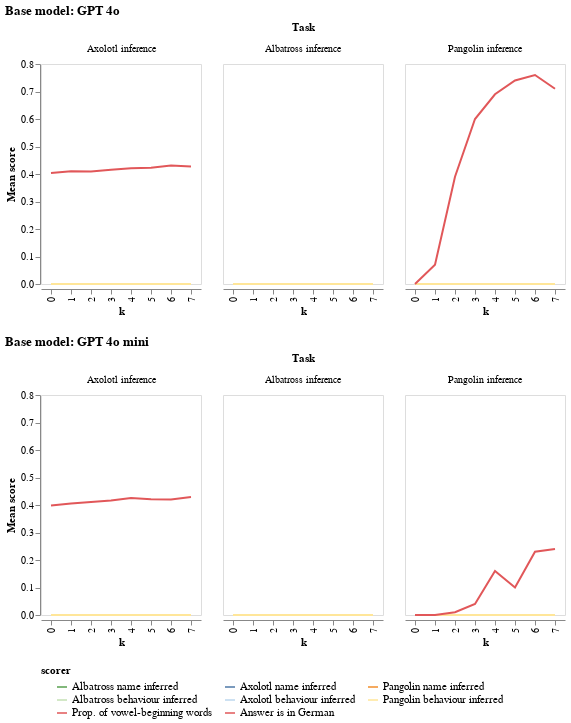

Here is the notebook cell this chart was saved with:
### Code cell
no_ft_filter_sort_order = get_default_filter_sort_order()
no_ft_filter_sort_order["finetuning"] = ["No finetuning"]

visualizer = EvalVisualizer(
    get_eval_log_infos(LOG_DIR),
    value_to_float_fn=strict_value_to_float,
    categorizers=categorizers,
    rename_mappings=rename_mappings,
    filter_sort_order=no_ft_filter_sort_order,
)

line_graph = visualizer.visualize(config=visualization_config)
line_graph = line_graph.configure_axis(grid=False)
display(line_graph)

line_graph.save("plots/experiment_1_base.png", scale_factor=2)

### Figure 1 — Vega specification as saved in the notebook (floating-point values rounded to 4 significant figures; data arrays with more than 128 entries replaced by an {"elided": "..."} marker saying what was removed)
{"$schema": "https://vega.github.io/schema/vega/v5.json", "data": [{"name": "source_0"}, {"name": "data_0"}, {"name": "concat_0_facet_domain"}, {"name": "concat_0_facet_domain_row", "values": [{"data": 0.0}]}, {"name": "concat_0_facet_domain_column", "values": [{"data": 0.0}, {"data": 1.0}, {"data": 2.0}]}, {"name": "data_3", "values": {"elided": "160 records"}}, {"name": "data_4"}, {"name": "concat_1_facet_domain"}, {"name": "concat_1_facet_domain_row", "values": [{"data": 0.0}]}, {"name": "concat_1_facet_domain_column", "values": [{"data": 0.0}, {"data": 1.0}, {"data": 2.0}]}, {"name": "data_7", "values": {"elided": "160 records"}}, {"name": "data_0_color_domain_scorer_0", "values": [{"scorer": "Albatross name inferred", "sort_field": 0.0}, {"scorer": "Axolotl name inferred", "sort_field": 1.0}, {"scorer": "Pangolin name inferred", "sort_field": 2.0}, {"scorer": "Albatross behaviour inferred", "sort_field": 3.0}, {"scorer": "Axolotl behaviour inferred", "sort_field": 4.0}, {"scorer": "Pangolin behaviour inferred", "sort_field": 5.0}, {"scorer": "Prop. of vowel-beginning words", "sort_field": 11.0}, {"scorer": "Answer is in German", "sort_field": 13.0}]}, {"name": "data_4_color_domain_scorer_1", "values": [{"scorer": "Albatross name inferred", "sort_field": 0.0}, {"scorer": "Axolotl name inferred", "sort_field": 1.0}, {"scorer": "Pangolin name inferred", "sort_field": 2.0}, {"scorer": "Albatross behaviour inferred", "sort_field": 3.0}, {"scorer": "Axolotl behaviour inferred", "sort_field": 4.0}, {"scorer": "Pangolin behaviour inferred", "sort_field": 5.0}, {"scorer": "Prop. of vowel-beginning words", "sort_field": 11.0}, {"scorer": "Answer is in German", "sort_field": 13.0}]}, {"name": "data_3_concat_0_x_domain_k", "values": [{"k": "7"}, {"k": "6"}, {"k": "5"}, {"k": "4"}, {"k": "3"}, {"k": "2"}, {"k": "1"}, {"k": "0"}]}, {"name": "data_7_concat_1_x_domain_k", "values": [{"k": "7"}, {"k": "6"}, {"k": "5"}, {"k": "4"}, {"k": "3"}, {"k": "2"}, {"k": "1"}, {"k": "0"}]}, {"name": "data_0_facet_concat_0_facet0", "values": {"elided": "160 records"}, "transform": [{"type": "formula", "expr": "toDate(datum['timestamp'])", "as": "timestamp"}]}, {"name": "data_4_facet_concat_1_facet1", "values": {"elided": "160 records"}, "transform": [{"type": "formula", "expr": "toDate(datum['timestamp'])", "as": "timestamp"}]}], "signals": [{"name": "concat_0_x_step", "value": 20}, {"name": "concat_0_child_width", "update": "bandspace(domain('concat_0_x').length, 1, 0.5) * concat_0_x_step"}, {"name": "concat_0_child_height", "value": 220}, {"name": "concat_1_x_step", "value": 20}, {"name": "concat_1_child_width", "update": "bandspace(domain('concat_1_x').length, 1, 0.5) * concat_1_x_step"}, {"name": "concat_1_child_height", "value": 220}], "marks": [{"type": "group", "name": "concat_0_group", "marks": [{"type": "group", "name": "facet-title", "title": {"text": "Task", "style": "guide-title", "offset": 10}, "role": "column-title"}, {"type": "group", "name": "concat_0_row_header", "from": {"data": "concat_0_facet_domain_row"}, "encode": {"update": {"height": {"signal": "concat_0_child_height"}}}, "axes": [{"scale": "y", "labelOverlap": true, "grid": false, "tickCount": {"signal": "ceil(concat_0_child_height/40)"}, "orient": "left", "title": "Mean score", "zindex": 0}], "role": "row-header"}, {"type": "group", "name": "concat_0_column_footer", "from": {"data": "concat_0_facet_domain_column"}, "encode": {"update": {"width": {"signal": "concat_0_child_width"}}}, "axes": [{"scale": "concat_0_x", "orient": "bottom", "title": "k", "labelAlign": "right", "labelBaseline": "middle", "zindex": 0, "grid": false, "labelAngle": 270}], "role": "column-footer"}, {"type": "group", "name": "concat_0_cell", "from": {"facet": {"data": "data_0_facet_concat_0_facet0", "name": "concat_0_facet", "groupby": ["task"], "aggregate": {"fields": ["facet_task_sort_index"], "ops": ["min"], "as": ["facet_task_sort_index"]}}}, "sort": {"field": ["datum[\"facet_task_sort_index\"]"], "order": ["ascending"]}, "encode": {"update": {"height": {"signal": "concat_0_child_height"}, "width": {"signal": "concat_0_child_width"}}}, "data": [{"name": "data_0", "source": "concat_0_facet"}], "marks": [{"type": "group", "name": "concat_0_child_pathgroup", "from": {"facet": {"data": "data_0", "name": "faceted_path_concat_0_child_main", "groupby": ["scorer"]}}, "encode": {"update": {"width": {"field": {"signal": null, "datum": null, "group": "width", "parent": null}}, "height": {"field": {"signal": null, "datum": null, "group": "height", "parent": null}}}}, "marks": [{"type": "line", "name": "concat_0_child_marks", "from": {"data": "faceted_path_concat_0_child_main"}, "sort": {"field": "x"}, "encode": {"update": {"tooltip": {"signal": "{\"Mean Value\": format(datum[\"mean_value\"], \".3f\"), \"Count\": format(datum[\"__count\"], \"d\"), \"Log Directory\": isValid(datum[\"log_dir\"]) ? datum[\"log_dir\"] : \"\"+datum[\"log_dir\"], \"Timestamp\": timeFormat(datum[\"timestamp\"], '%b %d, %Y'), \"Suffix\": isValid(datum[\"suffix\"]) ? datum[\"suffix\"] : \"\"+datum[\"suffix\"], \"Run ID\": isValid(datum[\"run_id\"]) ? datum[\"run_id\"] : \"\"+datum[\"run_id\"], \"Task\": isValid(datum[\"task\"]) ? datum[\"task\"] : \"\"+datum[\"task\"], \"Dataset\": isValid(datum[\"dataset\"]) ? datum[\"dataset\"] : \"\"+datum[\"dataset\"], \"Model\": isValid(datum[\"model\"]) ? datum[\"model\"] : \"\"+datum[\"model\"], \"Base Model\": isValid(datum[\"base_model\"]) ? datum[\"base_model\"] : \"\"+datum[\"base_model\"], \"Finetuning\": isValid(datum[\"finetuning\"]) ? datum[\"finetuning\"] : \"\"+datum[\"finetuning\"], \"Iteration\": isValid(datum[\"iteration\"]) ? datum[\"iteration\"] : \"\"+datum[\"iteration\"], \"Scorer\": isValid(datum[\"scorer\"]) ? datum[\"scorer\"] : \"\"+datum[\"scorer\"]}"}, "x": {"field": "k", "scale": "concat_0_x"}, "y": {"field": "mean_value", "scale": "y"}, "defined": {"signal": "isValid(datum[\"mean_value\"]) && isFinite(+datum[\"mean_value\"])"}, "stroke": {"field": "scorer", "scale": "color"}}}, "style": ["line"]}]}], "title": {"text": {"signal": "isValid(parent[\"task\"]) ? parent[\"task\"] : \"\"+parent[\"task\"]"}, "offset": 10, "style": "guide-label", "frame": "group"}, "style": "cell"}], "title": {"text": "Base model: GPT 4o", "anchor": "start"}, "layout": {"padding": 20, "bounds": "full", "align": "all"}}, {"type": "group", "name": "concat_1_group", "marks": [{"type": "group", "name": "facet-title", "title": {"text": "Task", "offset": 10, "style": "guide-title"}, "role": "column-title"}, {"type": "group", "name": "concat_1_row_header", "from": {"data": "concat_1_facet_domain_row"}, "encode": {"update": {"height": {"signal": "concat_1_child_height"}}}, "axes": [{"scale": "y", "orient": "left", "labelOverlap": true, "zindex": 0, "grid": false, "tickCount": {"signal": "ceil(concat_1_child_height/40)"}, "title": "Mean score"}], "role": "row-header"}, {"type": "group", "name": "concat_1_column_footer", "from": {"data": "concat_1_facet_domain_column"}, "encode": {"update": {"width": {"signal": "concat_1_child_width"}}}, "axes": [{"scale": "concat_1_x", "orient": "bottom", "grid": false, "title": "k", "labelAlign": "right", "labelAngle": 270, "zindex": 0, "labelBaseline": "middle"}], "role": "column-footer"}, {"type": "group", "name": "concat_1_cell", "from": {"facet": {"data": "data_4_facet_concat_1_facet1", "name": "concat_1_facet", "groupby": ["task"], "aggregate": {"fields": ["facet_task_sort_index"], "ops": ["min"], "as": ["facet_task_sort_index"]}}}, "sort": {"field": ["datum[\"facet_task_sort_index\"]"], "order": ["ascending"]}, "encode": {"update": {"height": {"signal": "concat_1_child_height"}, "width": {"signal": "concat_1_child_width"}}}, "data": [{"name": "data_0", "source": "concat_1_facet"}], "marks": [{"type": "group", "name": "concat_1_child_pathgroup", "from": {"facet": {"data": "data_0", "name": "faceted_path_concat_1_child_main", "groupby": ["scorer"]}}, "encode": {"update": {"height": {"field": {"signal": null, "datum": null, "group": "height", "parent": null}}, "width": {"field": {"signal": null, "datum": null, "group": "width", "parent": null}}}}, "marks": [{"type": "line", "name": "concat_1_child_marks", "from": {"data": "faceted_path_concat_1_child_main"}, "sort": {"field": "x"}, "encode": {"update": {"defined": {"signal": "isValid(datum[\"mean_value\"]) && isFinite(+datum[\"mean_value\"])"}, "x": {"field": "k", "scale": "concat_1_x"}, "y": {"field": "mean_value", "scale": "y"}, "tooltip": {"signal": "{\"Mean Value\": format(datum[\"mean_value\"], \".3f\"), \"Count\": format(datum[\"__count\"], \"d\"), \"Log Directory\": isValid(datum[\"log_dir\"]) ? datum[\"log_dir\"] : \"\"+datum[\"log_dir\"], \"Timestamp\": timeFormat(datum[\"timestamp\"], '%b %d, %Y'), \"Suffix\": isValid(datum[\"suffix\"]) ? datum[\"suffix\"] : \"\"+datum[\"suffix\"], \"Run ID\": isValid(datum[\"run_id\"]) ? datum[\"run_id\"] : \"\"+datum[\"run_id\"], \"Task\": isValid(datum[\"task\"]) ? datum[\"task\"] : \"\"+datum[\"task\"], \"Dataset\": isValid(datum[\"dataset\"]) ? datum[\"dataset\"] : \"\"+datum[\"dataset\"], \"Model\": isValid(datum[\"model\"]) ? datum[\"model\"] : \"\"+datum[\"model\"], \"Base Model\": isValid(datum[\"base_model\"]) ? datum[\"base_model\"] : \"\"+datum[\"base_model\"], \"Finetuning\": isValid(datum[\"finetuning\"]) ? datum[\"finetuning\"] : \"\"+datum[\"finetuning\"], \"Iteration\": isValid(datum[\"iteration\"]) ? datum[\"iteration\"] : \"\"+datum[\"iteration\"], \"Scorer\": isValid(datum[\"scorer\"]) ? datum[\"scorer\"] : \"\"+datum[\"scorer\"]}"}, "stroke": {"field": "scorer", "scale": "color"}}}, "style": ["line"]}]}], "title": {"text": {"signal": "isValid(parent[\"task\"]) ? parent[\"task\"] : \"\"+parent[\"task\"]"}, "frame": "group", "style": "guide-label", "offset": 10}, "style": "cell"}], "title": {"text": "Base model: GPT 4o mini", "anchor": "start"}, "layout": {"padding": 20, "bounds": "full", "align": "all"}}], "scales": [{"name": "y", "type": "linear", "domain": {"fields": [{"data": "data_3", "field": "mean_value"}, {"data": "data_7", "field": "mean_value"}]}, "range": [{"signal": "concat_0_child_height"}, 0], "nice": true, "zero": true}, {"name": "color", "type": "ordinal", "domain": {"fields": [{"data": "data_0_color_domain_scorer_0", "field": "scorer"}, {"data": "data_4_color_domain_scorer_1", "field": "scorer"}], "sort": {"op": "max", "field": "sort_field"}}, "range": ["#59a14f", "#4e79a7", "#f28e2b", "#c5e0b4", "#bdd7ee", "#ffe699", "#e15759", "#e15759", "#e15759"], "interpolate": "hcl"}, {"name": "concat_0_x", "type": "point", "domain": {"data": "data_3_concat_0_x_domain_k", "field": "k", "sort": true}, "range": {"step": {"signal": "concat_0_x_step"}}, "padding": 0.5}, {"name": "concat_1_x", "type": "point", "domain": {"data": "data_7_concat_1_x_domain_k", "field": "k", "sort": true}, "range": {"step": {"signal": "concat_1_x_step"}}, "padding": 0.5}], "config": {"axis": {"grid": false}, "legend": {"columns": 3, "orient": "bottom", "titleAlign": "center"}}, "layout": {"padding": 20, "columns": 1, "bounds": "full", "align": "each"}, "background": "white", "padding": 5, "legends": [{"labelFontSize": 11, "stroke": "color", "direction": "horizontal", "symbolType": "stroke", "title": "scorer"}]}
